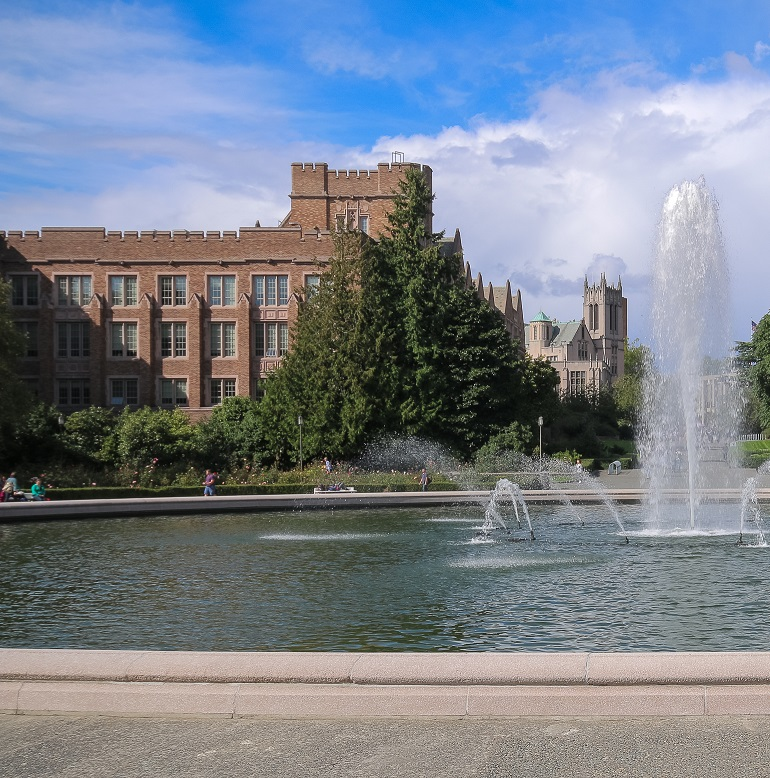
#> input picture lab11/pliki_harris/fontanna1.jpg, 770 x 778 px
$ python lab11_2.py
#> lines starting #> are read from the running program, lines starting #| are printed output that depends on the picture
import matplotlib.pyplot as plt
import cv2 as cv
import numpy as np

SIFT = cv.SIFT_create()

img1 = ['pliki_harris/fontanna1.jpg', 'pliki_harris/fontanna1.jpg', 'pliki_harris/budynek1.jpg', 'eiffel1.jpg']
img2 = ['pliki_harris/fontanna2.jpg', 'pliki_harris/fontanna_pow.jpg', 'pliki_harris/budynek2.jpg', 'eiffel2.jpg']

for im1, im2 in zip(img1, img2):
    i1 = cv.imread(im1, 0)
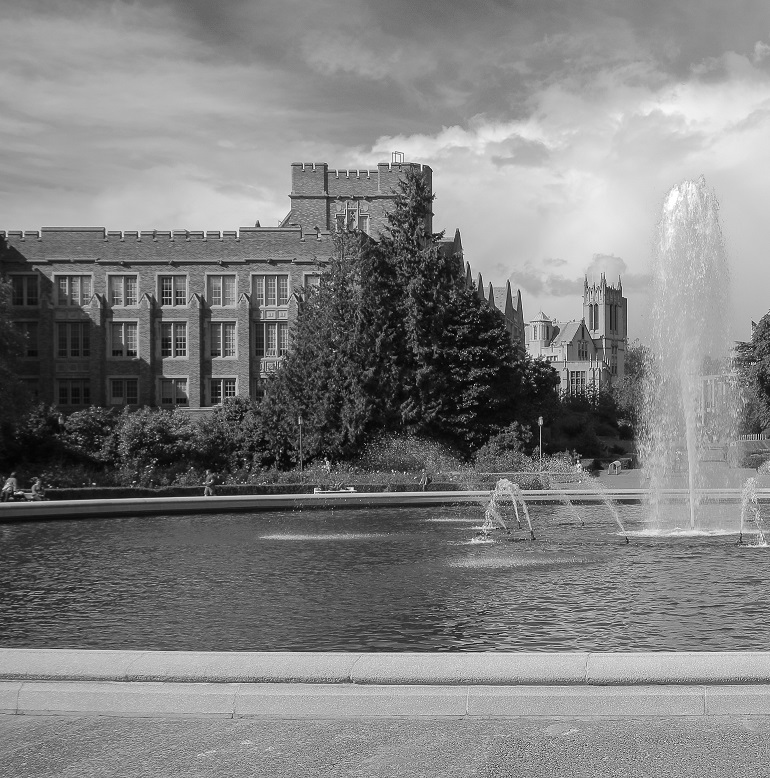
#> i1: shape (778, 770); min 0, max 255, mean 128.4
    i2 = cv.imread(im2, 0)
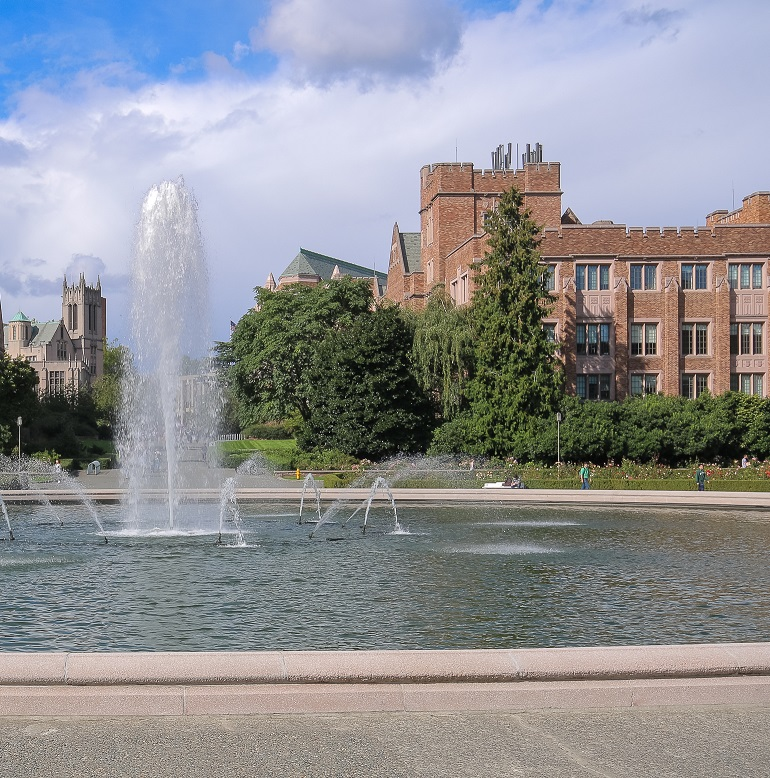
#> input picture lab11/pliki_harris/fontanna2.jpg, 770 x 778 px
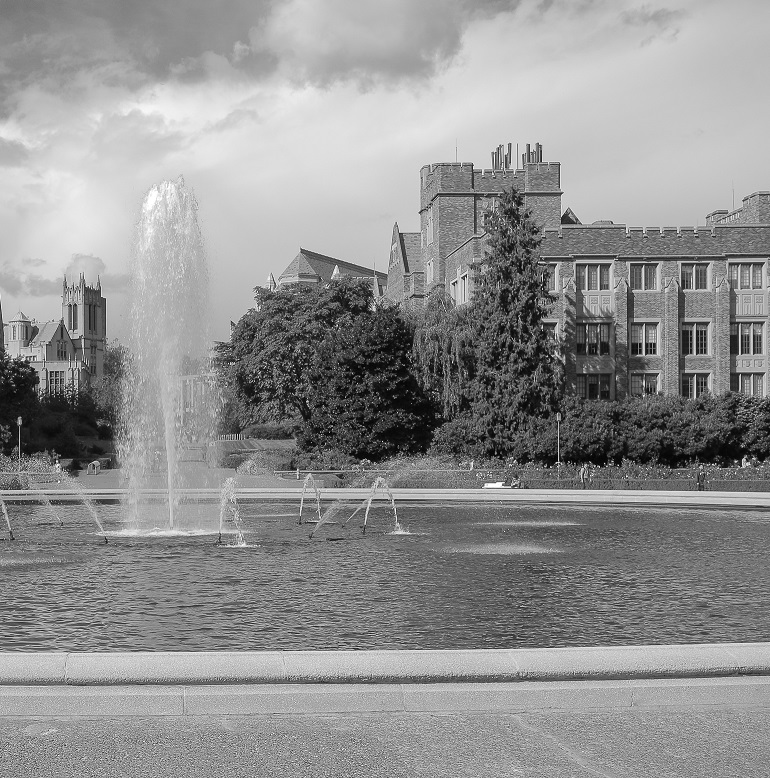
#> i2: shape (778, 770); min 0, max 255, mean 145.3

    i1_pts, i1_descs = SIFT.detectAndCompute(i1, None)
#> i1_pts = 2545 keypoints; strongest (x, y, size): (352, 489, 2.6), (19, 493, 1.8), (540, 422, 3.8), (544, 360, 2.4)
    i2_pts, i2_descs = SIFT.detectAndCompute(i2, None)
#> i2_pts = 2621 keypoints; strongest (x, y, size): (743, 460, 2.5), (754, 458, 1.9), (19, 422, 3.8), (23, 360, 2.4)

    bf = cv.BFMatcher()
    matches = bf.knnMatch(i1_descs, i2_descs, k=2)
#> matches = 2545 matches
    best_matches = [[m] for m, n in matches if m.distance < 0.2 * n.distance]
#> best_matches = 266 matches

    plt.figure(1)
    wynik = cv.drawMatchesKnn(i1, i1_pts, i2, i2_pts, best_matches, None, flags=2)
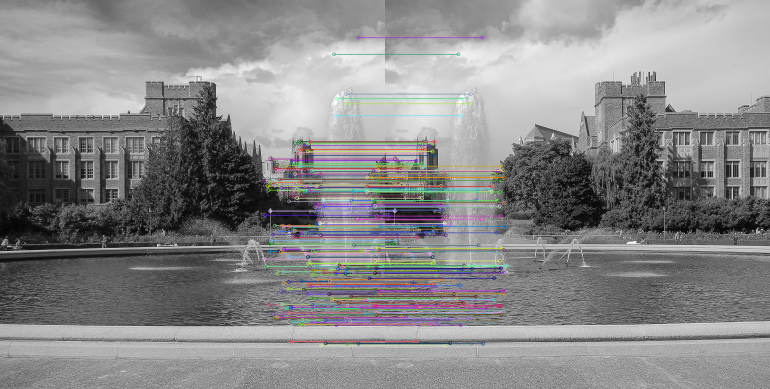
#> wynik: shape (778, 1540, 3) (shown at 1/2 size); mean of channels 0, 1, 2 136.9, 136.5, 136.9; drawn as B, G, R
#> (the run stopped early here; a loop or call above may not have finished)
